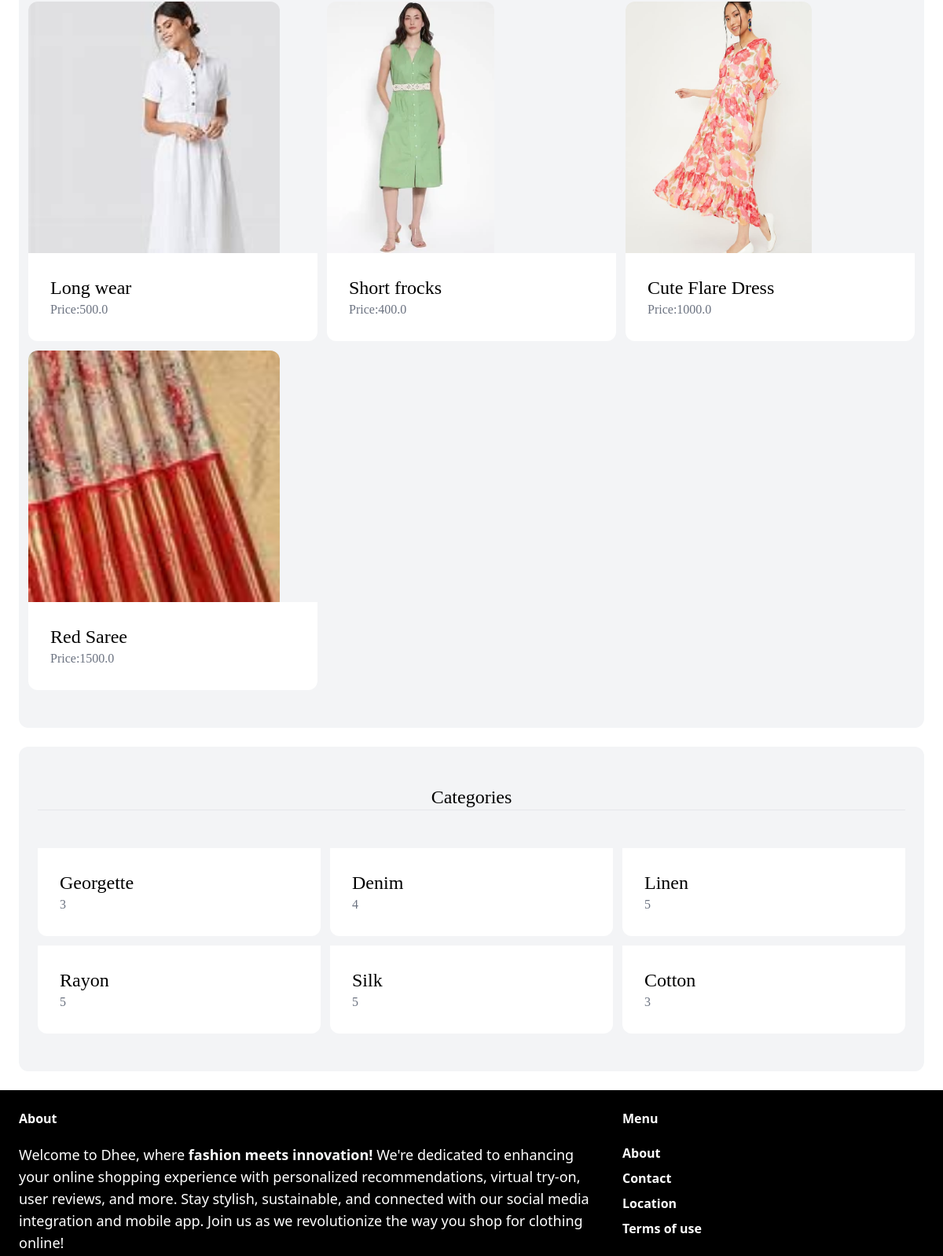
/ (middle part), run on an earlier commit of the app's database.
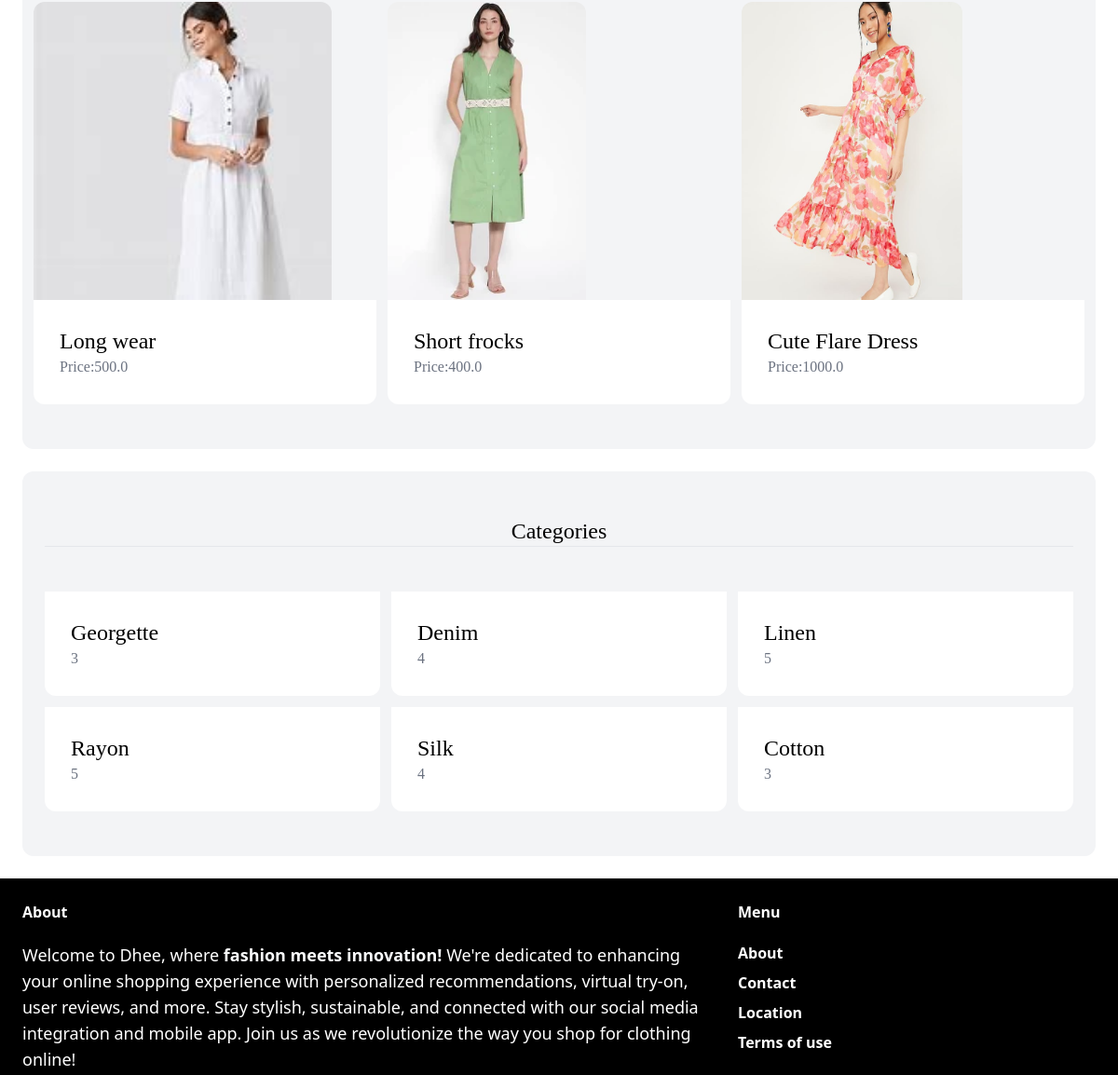
And on a later commit of the database.
### item/models.py (models this page shows, shortened)
class Item(models.Model):
    category = models.ForeignKey(Category, related_name='items', on_delete=models.CASCADE)
    name = models.CharField(max_length=255)
    description = models.TextField(blank=True, null=True)
    price = models.FloatField()
    image = models.ImageField(upload_to='item_images', blank=True, null=True)
    is_sold = models.BooleanField(default=False)
    created_by = models.ForeignKey(User, related_name='items', on_delete=models.CASCADE)
    created_at = models.DateTimeField(auto_now_add=True)

class Category(models.Model):
    name = models.CharField(max_length=255)
    class Meta:
        verbose_name_plural = 'Categories'

### app/views.py (the view)
# urls.py: path('',views.index,name='index'),
def index(request):
    items=Item.objects.filter(is_sold=False)
    categories=Category.objects.all()
    return render(request,"app/index.html",{
        'categories':categories,
        'items':items,
    })

### app/templates/app/index.html (shortened to what this page needs)
{% extends "app/base.html" %}
{% block content %}
<h1>
    <div class="mt-2 px-3 py-12 bg-gray-100 rounded-xl">
        <div class=" grid grid-cols-3 gap-3">
            {% for item in items %}
            <div class="items-center">
                <a href="{% url 'item:detail' item.id %}">
                    <div>
                        <img src="{{item.image.url}}"  class="rounded-t-xl object-fill h-80 w-30 img-center">
                    </div>
                    <div class="p-7 bg-white rounded-b-xl">
                        <h2 class="text-2xl font-serif">{{item.name}}</h2>
                        <p class="text-gray-500 font-serif">Price:{{item.price}}</p>
                    </div>
                </a>
            </div>
            {% endfor %}
            </div>
            </div>
            <div class="mt-6 px-6 py-12 bg-gray-100 rounded-xl">
                <h2 class="mb-12 text-2xl text-center border-b font-serif ">Categories</h2>
            <div class="grid grid-cols-3 gap-3 flex items-stretch ">
            {% for category in categories %}
            <div>
                <a href="{% url 'item:items' %}?query={{query}}&category={{category.id}}">
                    <div class="p-7 bg-white rounded-b-xl">
                        <h2 class="text-2xl font-serif">{{category.name}}</h2>
                        <p class="text-gray-500 font-serif">{{category.items.count}}</p>
                    </div>
                </a>
            </div>
            {% endfor %}
        </div>
</div></h1>
{% endblock %}

### app/templates/app/base.html (shortened to what this page needs)
<!DOCTYPE html>
<html lang="en">
<head>
    {% load static %}
    <script src="https://cdn.tailwindcss.com"></script>
</head>
</head>
<body>
    <div class="px-6 py-6">
        {% block content %}
        {% endblock %}
    </div>
    <footer class="px-6 py-6 flex justify-between bg-black">
        <div class="w-2/3 pr-10">
            <h3 class="mb-5 font-semibold text-white">About</h3>
            <p class="text-lg text-white">
                Welcome to Dhee, where <span class="mb-5 font-bold text-gray-50">fashion meets innovation!</span> We're dedicated to enhancing your online shopping experience with personalized recommendations, virtual try-on, user reviews, and more. Stay stylish, sustainable, and connected with our social media integration and mobile app. Join us as we revolutionize the way you shop for clothing online!
            </p>
            <br>
        </div>
        <div class="w-1/3 pr-10">
            <h3 class="font-semibold mb-5 text-white">Menu</h3>
            <ul class="space-y-2">
                <li><a href="{% url 'app:about' %}" class="mb-5 font-semibold text-white">About</a></li>
                <li><a href="{% url 'app:contact' %}" class="mb-5 font-semibold text-white">Contact</a></li>
                <li><a href="{% url 'app:address' %}" class="mb-5 font-semibold text-white">Location</a></li>
                <li><a href="#" class="mb-5 font-semibold text-white">Terms of use</a></li>
            </ul>
        </div>
    </footer>
</body>
</html>

What changed in the data, as far as the page shows it:
removed Item: image (picture), name "Red Saree", price "1500.0"
computed for Category "Silk": items.count "5" → "4"
